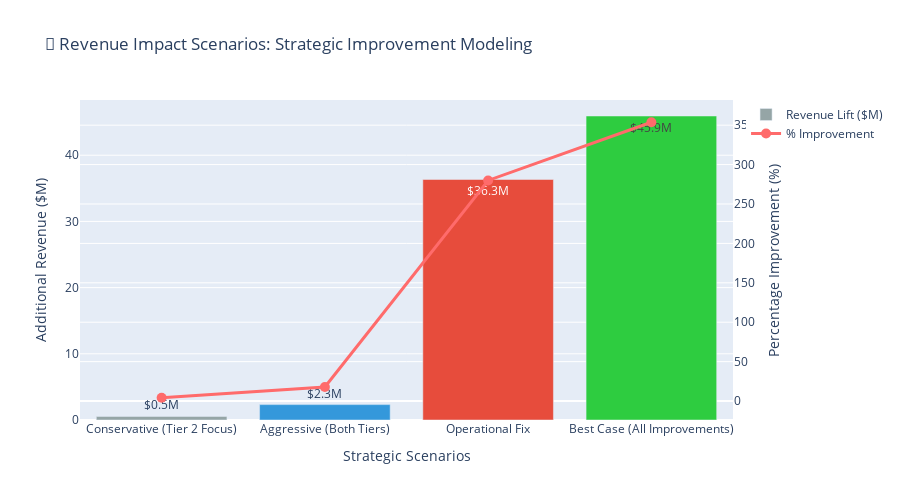

The notebook cell saved with this chart:
### Markdown cell above
## 5. Interactive Scenario Planning
### "What-If" modeling for strategic decision making

### Code cell
# INTERACTIVE SCENARIO PLANNING - "WHAT IF" MODELING
# Calculate revenue impact of strategic improvements

def calculate_scenario_impact(tier2_win_rate_change=0, tier1_win_rate_change=0, implementation_speedup=0):
    """Calculate revenue impact of operational improvements"""
    
    # Current baseline metrics
    current_tier1_deals = active_df[
        (active_df['Cluster_Label'] == 'Tier 1: Strategic (High Value)') & 
        (active_df['Status'] == 'Open')
    ]
    current_tier2_deals = active_df[
        (active_df['Cluster_Label'] == 'Tier 2: Core (Mid-Market)') & 
        (active_df['Status'] == 'Open')
    ]
    
    # Current win rates
    tier1_historical = active_df[
        (active_df['Cluster_Label'] == 'Tier 1: Strategic (High Value)') & 
        (active_df['Status'].isin(['Won', 'Lost']))
    ]
    tier2_historical = active_df[
        (active_df['Cluster_Label'] == 'Tier 2: Core (Mid-Market)') & 
        (active_df['Status'].isin(['Won', 'Lost']))
    ]
    
    current_tier1_win_rate = len(tier1_historical[tier1_historical['Status'] == 'Won']) / len(tier1_historical)
    current_tier2_win_rate = len(tier2_historical[tier2_historical['Status'] == 'Won']) / len(tier2_historical)
    
    # Calculate baseline expected revenue
    baseline_tier1_revenue = current_tier1_deals['ACV'].sum() * current_tier1_win_rate
    baseline_tier2_revenue = current_tier2_deals['ACV'].sum() * current_tier2_win_rate
    baseline_total = baseline_tier1_revenue + baseline_tier2_revenue
    
    # Calculate improved scenario
    improved_tier1_win_rate = min(0.9, current_tier1_win_rate * (1 + tier1_win_rate_change/100))
    improved_tier2_win_rate = min(0.9, current_tier2_win_rate * (1 + tier2_win_rate_change/100))
    
    scenario_tier1_revenue = current_tier1_deals['ACV'].sum() * improved_tier1_win_rate
    scenario_tier2_revenue = current_tier2_deals['ACV'].sum() * improved_tier2_win_rate
    
    # Implementation speedup impact (reduced churn risk)
    implementation_bonus = 0
    if implementation_speedup > 0:
        total_pipeline = active_df['ACV'].sum()
        churn_reduction = (implementation_speedup / 100) * 0.15  # 15% baseline churn risk
        implementation_bonus = total_pipeline * churn_reduction
    
    scenario_total = scenario_tier1_revenue + scenario_tier2_revenue + implementation_bonus
    
    return {
        'baseline_total': baseline_total,
        'scenario_total': scenario_total,
        'revenue_lift': scenario_total - baseline_total,
        'percentage_improvement': ((scenario_total - baseline_total) / baseline_total) * 100,
        'tier1_current_rate': current_tier1_win_rate * 100,
        'tier2_current_rate': current_tier2_win_rate * 100,
        'tier1_improved_rate': improved_tier1_win_rate * 100,
        'tier2_improved_rate': improved_tier2_win_rate * 100,
        'implementation_bonus': implementation_bonus
    }

# Create scenario comparison
scenarios = {
    'Conservative (Tier 2 Focus)': calculate_scenario_impact(tier2_win_rate_change=10, tier1_win_rate_change=0),
    'Aggressive (Both Tiers)': calculate_scenario_impact(tier2_win_rate_change=15, tier1_win_rate_change=20),
    'Operational Fix': calculate_scenario_impact(tier2_win_rate_change=10, implementation_speedup=50),
    'Best Case (All Improvements)': calculate_scenario_impact(tier2_win_rate_change=20, tier1_win_rate_change=25, implementation_speedup=60)
}

# Create comparison chart
scenario_names = list(scenarios.keys())
revenue_lifts = [scenarios[name]['revenue_lift']/1e6 for name in scenario_names]
percentage_improvements = [scenarios[name]['percentage_improvement'] for name in scenario_names]

fig = go.Figure()

# Add revenue lift bars
fig.add_trace(go.Bar(
    name='Revenue Lift ($M)',
    x=scenario_names,
    y=revenue_lifts,
    text=[f'${lift:.1f}M' for lift in revenue_lifts],
    textposition='auto',
    marker_color=['#95A5A6', '#3498DB', '#E74C3C', '#2ECC40'],
    yaxis='y'
))

# Add percentage improvement line
fig.add_trace(go.Scatter(
    name='% Improvement',
    x=scenario_names,
    y=percentage_improvements,
    mode='lines+markers',
    line=dict(color='#FF6B6B', width=3),
    marker=dict(size=10),
    yaxis='y2'
))

fig.update_layout(
    title='🚀 Revenue Impact Scenarios: Strategic Improvement Modeling',
    xaxis_title='Strategic Scenarios',
    yaxis=dict(title='Additional Revenue ($M)', side='left'),
    yaxis2=dict(title='Percentage Improvement (%)', side='right', overlaying='y'),
    height=500,
    hovermode='x unified'
)

fig.show()

# Detailed scenario breakdown table
scenario_details = []
for name, data in scenarios.items():
    scenario_details.append({
        'Scenario': name,
        'Current_Revenue_$M': f"{data['baseline_total']/1e6:.1f}",
        'Improved_Revenue_$M': f"{data['scenario_total']/1e6:.1f}",
        'Revenue_Lift_$M': f"{data['revenue_lift']/1e6:.1f}",
        'Improvement_%': f"{data['percentage_improvement']:.1f}%",
        'Tier1_Win_Rate_%': f"{data['tier1_current_rate']:.1f}% → {data['tier1_improved_rate']:.1f}%",
        'Tier2_Win_Rate_%': f"{data['tier2_current_rate']:.1f}% → {data['tier2_improved_rate']:.1f}%"
    })

scenario_df = pd.DataFrame(scenario_details)
print("📊 SCENARIO PLANNING ANALYSIS")
print("=" * 80)
print(scenario_df.to_string(index=False))

# ROI calculation for best case scenario
best_case = scenarios['Best Case (All Improvements)']
print(f"\n💡 BEST CASE SCENARIO BREAKDOWN:")
print(f"   • Additional Revenue: ${best_case['revenue_lift']/1e6:.1f}M ({best_case['percentage_improvement']:.1f}% improvement)")
print(f"   • Implementation Bonus: ${best_case['implementation_bonus']/1e6:.1f}M (reduced churn)")
print(f"   • ROI Justification: Even 10% of this lift (${best_case['revenue_lift']/1e6*0.1:.1f}M) justifies significant sales ops investment")

# Key recommendations
print(f"\n🎯 STRATEGIC RECOMMENDATIONS:")
print(f"   1. FOCUS ON TIER 2: Conservative scenario shows ${scenarios['Conservative (Tier 2 Focus)']['revenue_lift']/1e6:.1f}M lift from Mid-Market optimization")
print(f"   2. OPERATIONAL FIX CRITICAL: Implementation speedup adds ${scenarios['Operational Fix']['implementation_bonus']/1e6:.1f}M in retained revenue")
print(f"   3. COMPOUND EFFECTS: Combined improvements yield ${best_case['percentage_improvement']:.1f}% total revenue increase")

### Figure 1 — Plotly figure (JSON) as saved in the notebook; plotly's stock layout.template omitted (floating-point values rounded to 4 significant figures)
{"data": [{"marker": {"color": ["#95A5A6", "#3498DB", "#E74C3C", "#2ECC40"]}, "name": "Revenue Lift ($M)", "text": ["$0.5M", "$2.3M", "$36.3M", "$45.9M"], "textposition": "auto", "type": "bar", "x": ["Conservative (Tier 2 Focus)", "Aggressive (Both Tiers)", "Operational Fix", "Best Case (All Improvements)"], "y": [0.5441, 2.325, 36.34, 45.92], "yaxis": "y"}, {"line": {"color": "#FF6B6B", "width": 3}, "marker": {"size": 10}, "mode": "lines+markers", "name": "% Improvement", "type": "scatter", "x": ["Conservative (Tier 2 Focus)", "Aggressive (Both Tiers)", "Operational Fix", "Best Case (All Improvements)"], "y": [4.191, 17.9, 279.9, 353.7], "yaxis": "y2"}], "layout": {"height": 500, "hovermode": "x unified", "title": {"text": "🚀 Revenue Impact Scenarios: Strategic Improvement Modeling"}, "xaxis": {"title": {"text": "Strategic Scenarios"}}, "yaxis": {"side": "left", "title": {"text": "Additional Revenue ($M)"}}, "yaxis2": {"overlaying": "y", "side": "right", "title": {"text": "Percentage Improvement (%)"}}}}
